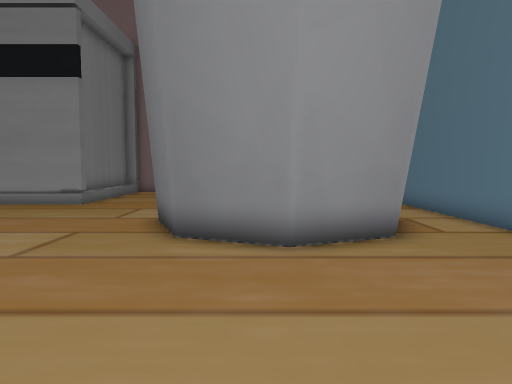
view 1 (above)

24 first-person views from a walk through a scene from a Unity 3-D project. The camera is 1.5 m above the floor, tilts 4° down and sees 70° across. The floor is counted in squares, 1 m on a side. Each view is taken from the middle of a square. On the plan, view 1 faces up. The plan holds only what a view shows up to about 16 squares ahead; the rest is blank. The place goes on beyond the plan. The player character is not drawn.

view 2
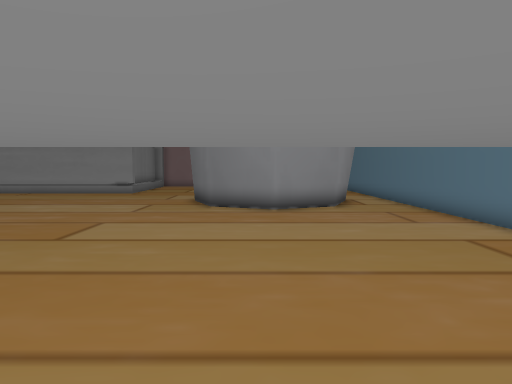

view 3
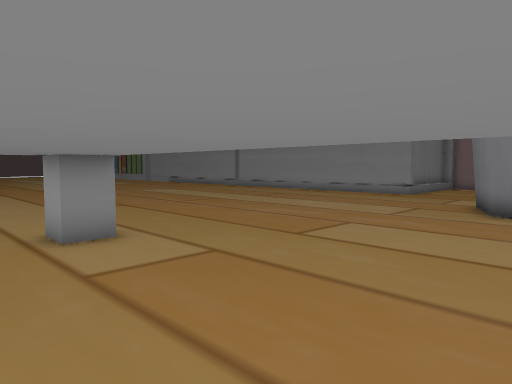

view 4
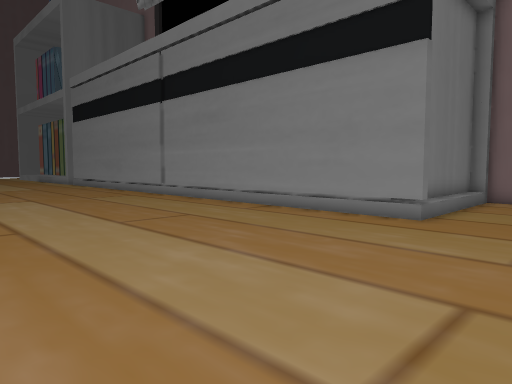

view 5
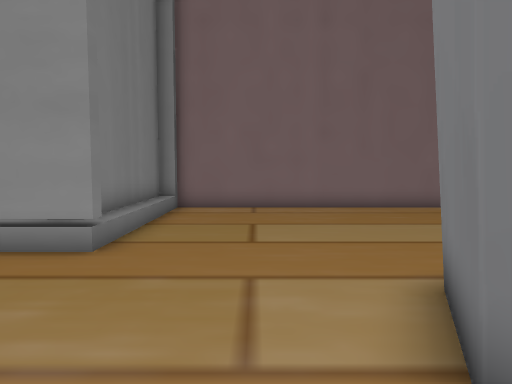

view 6
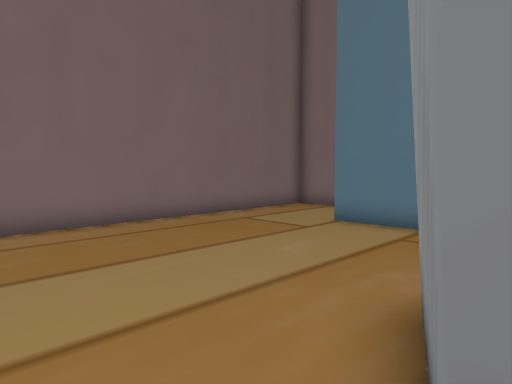

view 7
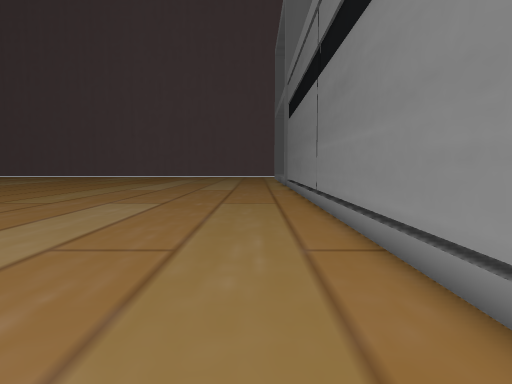

view 8
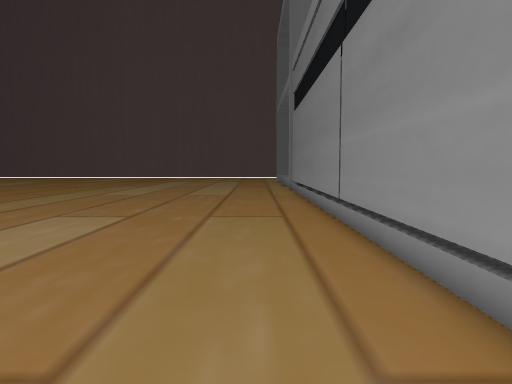

view 9
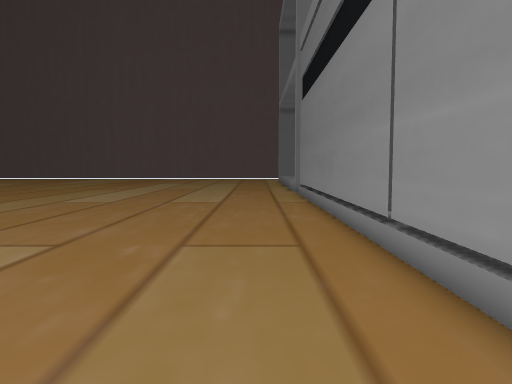

view 10
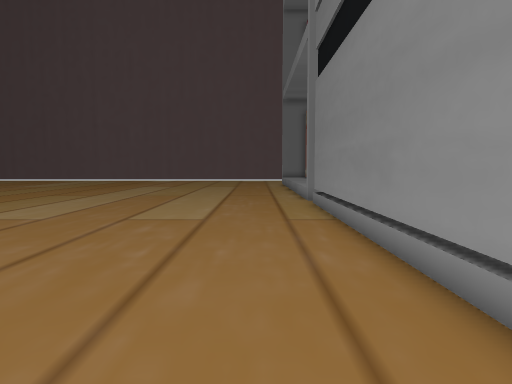

view 11
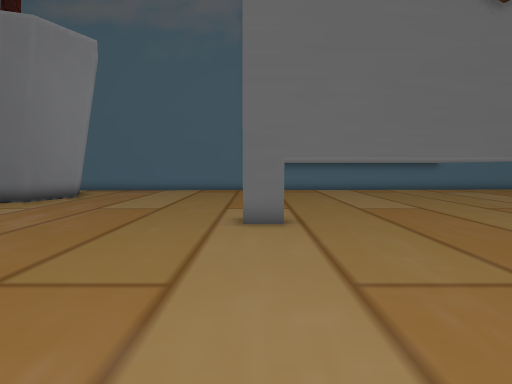

view 12
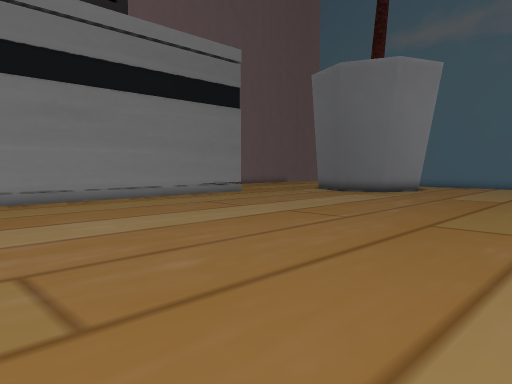

view 13
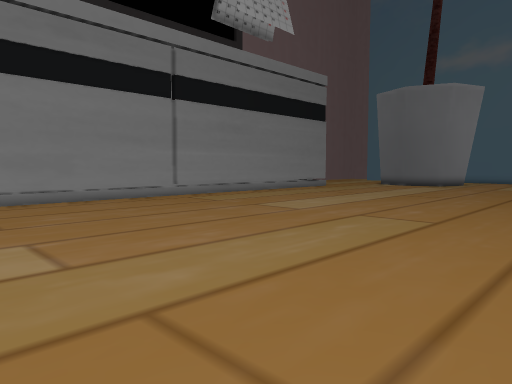

view 14
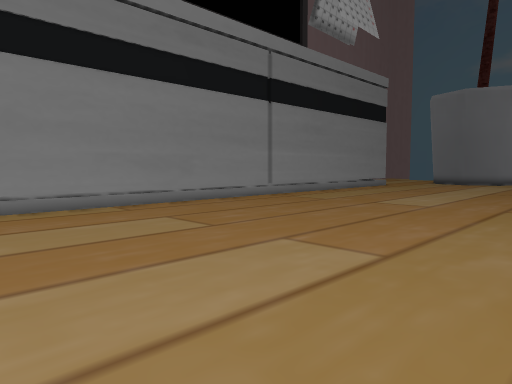

view 15
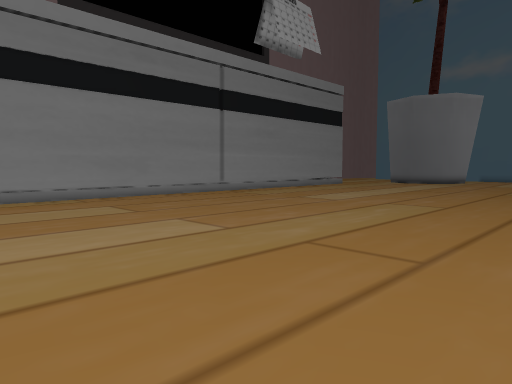

view 16
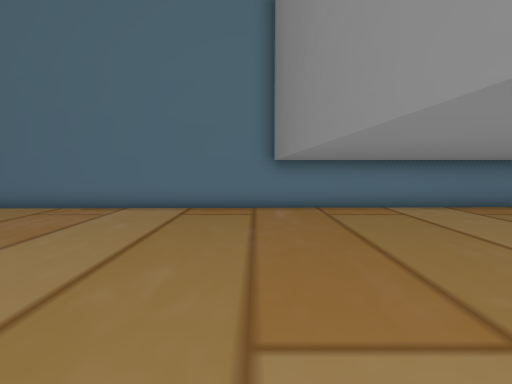

view 17
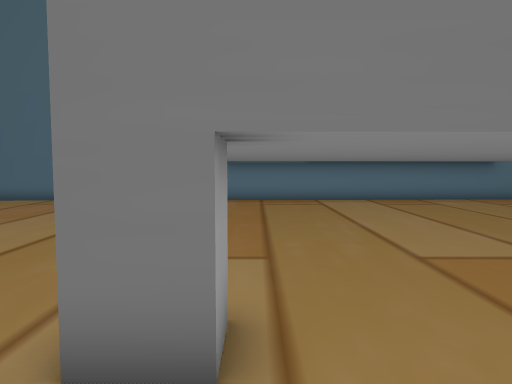

view 18
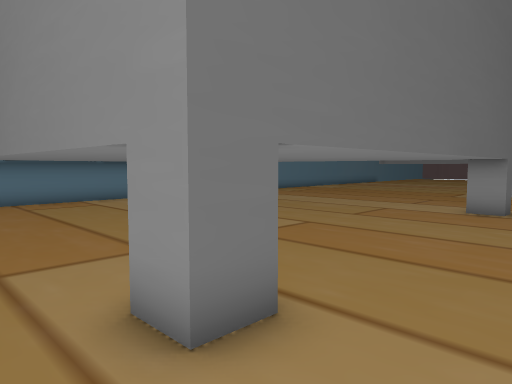

view 19
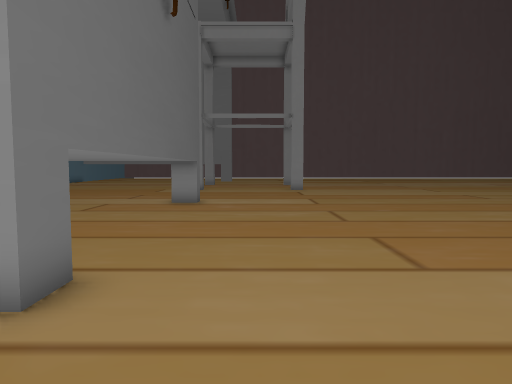

view 20
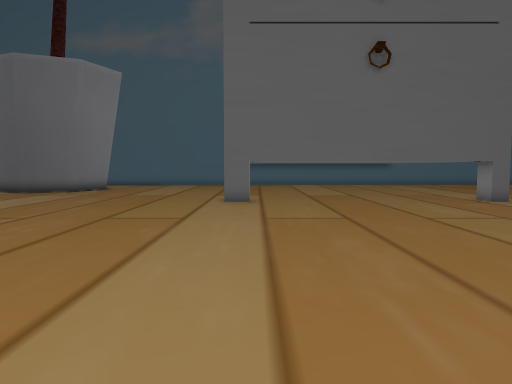

view 21
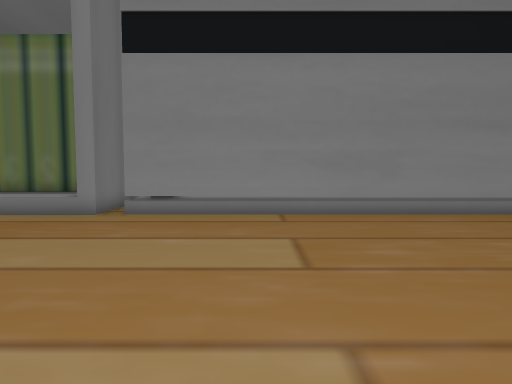

view 22
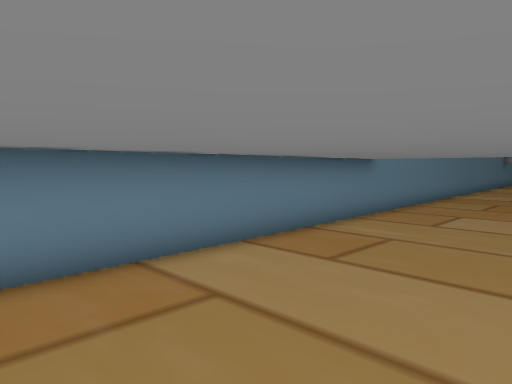

view 23
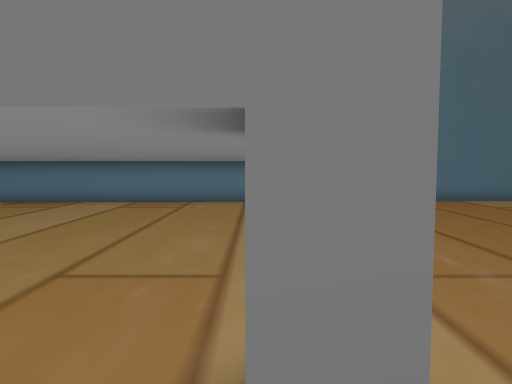

view 24
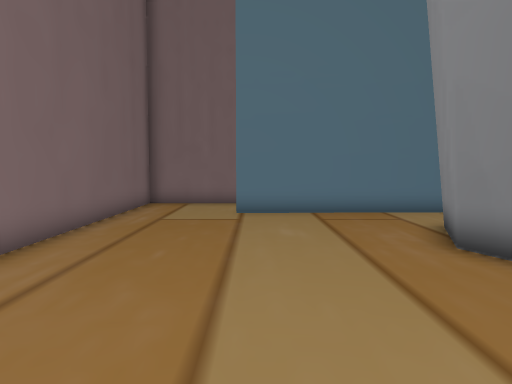

### Floor plan
Points are (right, up) in squares from view 1. A wall is a line through its corners. A room is listed if a view was taken in it or the views show most of it. See-through windows are left out.
Room 1 (views 1, 2, 3, 4, 5, 6, 7, 8, 9, 10, 11, 12, 13, 14, 15, 16, 17, 18, 19, 20, 21, 22, 23, 24)
walls: (-7.6, -1.7) (-6.5, -1.7) (-6.5, -2.7) (-7.6, -2.7) (-7.6, -1.7); (-7.6, -13.8) (-7.6, -13) (-6.5, -13); (-6.9, 15.6) (-6.9, 14.4) (-34.1, 14.4); (4.1, 9.9) (3.1, 7.5) (0.7, 6.5) (-1.7, 7.5) (-2.8, 10) (-1.8, 12.4) (0.6, 13.4) (3.2, 12.3); (-6.8, 21) (-7.4, 21) (-7.4, 16); (-35, 14.4) (-35.5, 14.4); (6.6, -14.5) (5.7, 17.7); (8.9, 17.7) (8.9, 21.3) (-6.9, 21.3)
ways out: gap at (-7, -14)

Where each view was taken, in squares from view 1:
view 1: 0 up, 0 right, facing up
view 2: 6 down, 0 right, facing up
view 3: 5 down, 1 right, facing up-left
view 4: 4 up, 3 left, facing up-left
view 5: 8 up, 4 left, facing up
view 6: 12 up, 3 left, facing up-right
view 7: 12 up, 6 left, facing left
view 8: 12 up, 10 left, facing left
view 9: 12 up, 14 left, facing left
view 10: 12 up, 19 left, facing left
view 11: 2 down, 17 left, facing right
view 12: 2 down, 22 left, facing up-right
view 13: 2 down, 31 left, facing up-right
view 14: 1 up, 35 left, facing up-right
view 15: 3 down, 35 left, facing up-right
view 16: 1 down, 7 left, facing right
view 17: 3 down, 10 left, facing right
view 18: 0 up, 10 left, facing down-right
view 19: 2 up, 10 left, facing down
view 20: 3 down, 23 left, facing right
view 21: 3 up, 30 left, facing up
view 22: 3 down, 1 right, facing down-right
view 23: 13 down, 9 left, facing right
view 24: 17 up, 6 left, facing right
